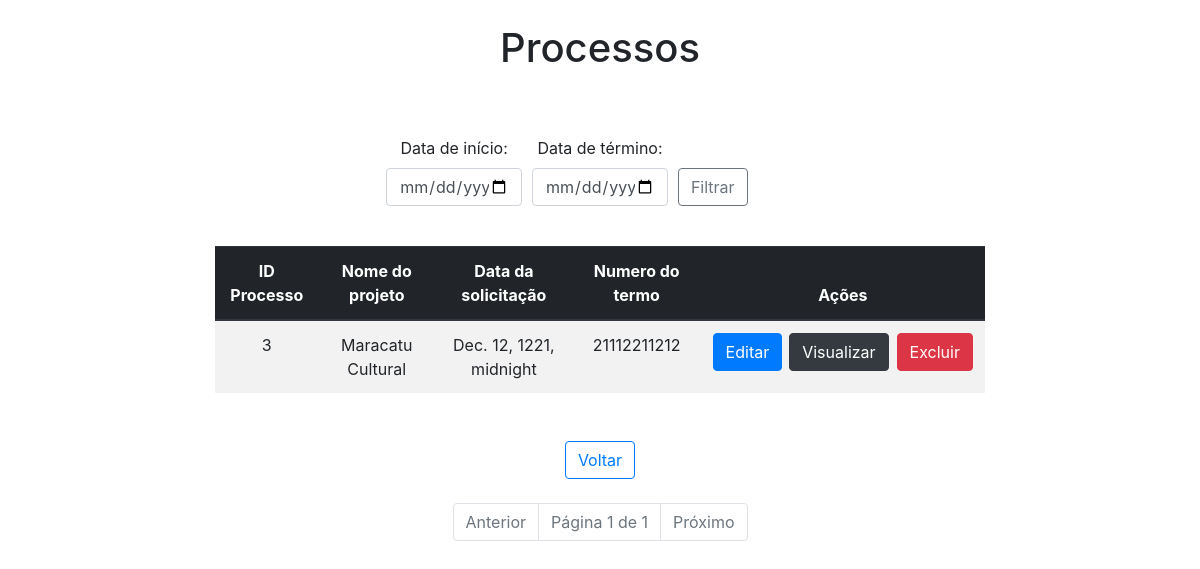
Page /processo_html/ (signed in) on the earlier database version.
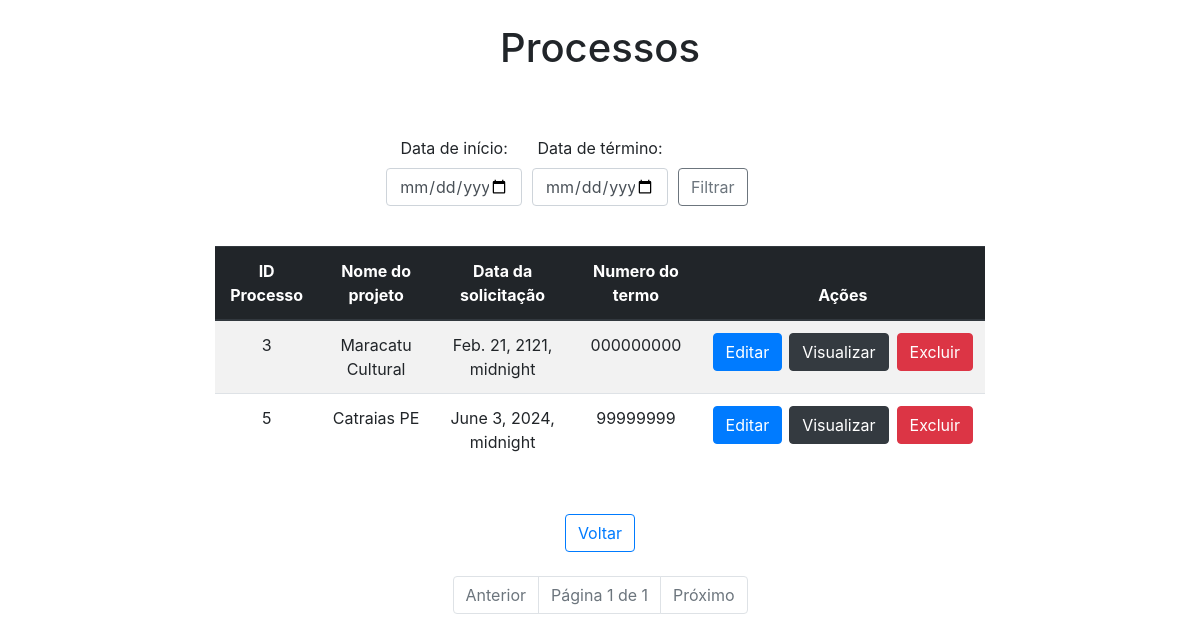
Same page on the later database version.
### app/models.py (models this page shows, shortened)
class Processo(models.Model):
    data_solicitacao = models.DateTimeField()
    data_conferencia_documentos = models.DateTimeField()
    data_autorizacao_empenho = models.DateTimeField()
    data_confeccao_empenho = models.DateTimeField()
    numero_empenho = models.CharField(max_length=30)
    data_confeccao_termo = models.DateTimeField()
    data_envio_termo = models.DateTimeField()
    numero_termo = models.CharField(max_length=30)
    responsavel_confeccao = models.CharField(max_length=100)
    data_visto_termo = models.DateTimeField()
    data_envio_term_proponente = models.DateTimeField()
    data_assinatura_termo = models.DateTimeField()
    data_envio_pagamento = models.DateTimeField()
    data_ordem_bancaria = models.DateTimeField()
    status_transacao = models.CharField(max_length=100)
    projeto = models.ForeignKey(Projeto, on_delete=models.CASCADE)

class Projeto(models.Model):
    numero_projeto = models.CharField(max_length=30)
    numero_sei = models.CharField(max_length=21)
    numero_parcela = models.CharField(max_length=20)
    valor_solicitado = models.FloatField()
    titulo_projeto = models.CharField(max_length=100)
    status_transacao = models.CharField(max_length=100)
    transacao = models.ForeignKey(Transacao, on_delete=models.CASCADE)
    def __str__(self):
        return self.titulo_projeto

### app/views.py (the view)
# urls.py: path("processo_html/", processo_html, name="processo_html"),
@login_required
def processo_html(request):
    start_date = request.GET.get('start_date')
    end_date = request.GET.get('end_date')
    processos_list = Processo.objects.all()
    if start_date and end_date:
        start_date = datetime.strptime(start_date, '%Y-%m-%d')
        end_date = datetime.strptime(end_date, '%Y-%m-%d')
        processos_list = processos_list.filter(data_solicitacao__range=[start_date, end_date])
    paginator = Paginator(processos_list, 5)
    page = request.GET.get('page')
    try:
        processos = paginator.page(page)
    except PageNotAnInteger:
        processos = paginator.page(1)
    except EmptyPage:
        processos = paginator.page(paginator.num_pages)
    return render(request, "processo.html", {"processos": processos})

### app/templates/processo.html (shortened to what this page needs)
<!DOCTYPE html>
<html lang="en">
<head>
    <link rel="stylesheet" href="https://stackpath.bootstrapcdn.com/bootstrap/4.1.3/css/bootstrap.min.css">
</head>
<body>
    <div class="col-8 m-auto pt-4 pb-4 text-center">
        <h1 class="mb-0">Processos</h1> <br>
        <div class="d-flex justify-content-center mt-4">
            <form method="GET" action="{% url 'processo_html' %}" class="mt-3">
                <div class="form-row">
                    <div class="form-group col-md-4 text-center">
                        <label for="start_date">Data de início:</label>
                        <input type="date" class="form-control" id="start_date" name="start_date">
                    </div>
                    <div class="form-group col-md-4 text-center">
                        <label for="end_date">Data de término:</label>
                        <input type="date" class="form-control" id="end_date" name="end_date">
                    </div>
                    <div class="form-group col-md-2 d-flex align-items-end">
                        <button type="submit" class="btn btn-outline-secondary">Filtrar</button>
                    </div>
                </div>
            </form>
        </div>
        <br>
        <table class="table table-striped">
            <thead class="thead-dark">
                <tr>
                    <th scope="col">ID Processo</th>
                    <th scope="col">Nome do projeto</th>
                    <th scope="col">Data da solicitação</th>
                    <th scope="col">Numero do termo</th>
                    <th scope="col">Ações</th>
                </tr>
            </thead>
            <tbody>
                {% for processo in processos %}
                <tr>
                    <td>{{ processo.id }}</td>
                    <td>{{ processo.projeto }}</td>
                    <td>{{ processo.data_solicitacao }}</td>
                    <td>{{ processo.numero_termo }}</td>
                    <td>
                        <div class="btn-group" role="group">
                            <a href="{% url 'edit_processo' processo.id %}" class="btn btn-primary mr-2 rounded">Editar</a>
                            <a href="{% url 'view_processo' processo.id %}" class="btn btn-dark mr-2 rounded">Visualizar</a>
                            <form action="{% url 'delete_processo' processo.id %}" method="post" class="d-inline-block">
                                <button type="submit" class="btn btn-danger btnDel rounded" onclick="return confirm('Tem certeza que deseja excluir este processo?')">Excluir</button>
                            </form>
                        </div>
                    </td>
                </tr>
                {% endfor %}
            </tbody>
        </table>
        <br>
        <a href="{% url 'home' %}" class="btn btn-outline-primary mt-2">
             Voltar
        </a>
    </div>
<div class="container">
    <div class="row">
        <div class="col-md-12">
            <nav aria-label="Page navigation">
                <ul class="pagination justify-content-center">
                    {% if processos.has_previous %}
                        <li class="page-item">
                            <a class="page-link" href="?page={{ processos.previous_page_number }}">Anterior</a>
                        </li>
                    {% else %}
                        <li class="page-item disabled">
                            <span class="page-link">Anterior</span>
                        </li>
                    {% endif %}
                    <li class="page-item disabled">
                        <span class="page-link">Página {{ processos.number }} de {{ processos.paginator.num_pages }}</span>
                    </li>
                    {% if processos.has_next %}
                        <li class="page-item">
                            <a class="page-link" href="?page={{ processos.next_page_number }}">Próximo</a>
                        </li>
                    {% else %}
                        <li class="page-item disabled">
                            <span class="page-link">Próximo</span>
                        </li>
                    {% endif %}
                </ul>
            </nav>
        </div>
    </div>
</div>
</body>
</html>

Differences in the rows shown:
changed Processo "Maracatu Cultural": data_solicitacao "Dec. 12, 1221, midnight" → "Feb. 21, 2121, midnight"; numero_termo "21112211212" → "000000000"
added Processo: id "5", projeto "Catraias PE", data_solicitacao "June 3, 2024, midnight", numero_termo "99999999"
